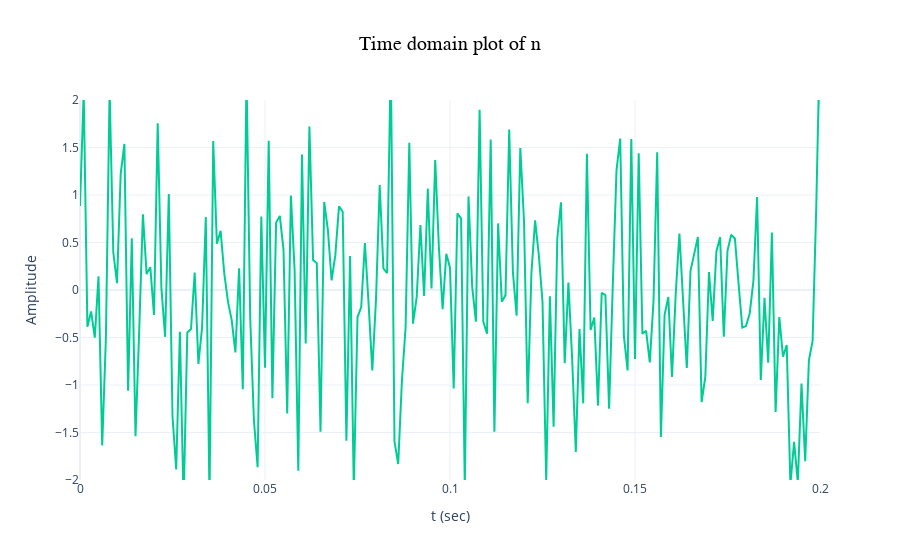
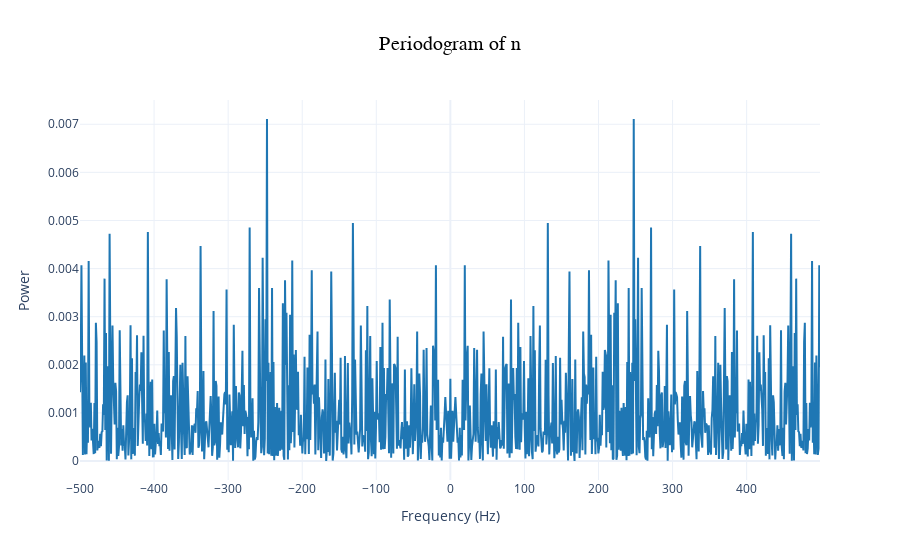
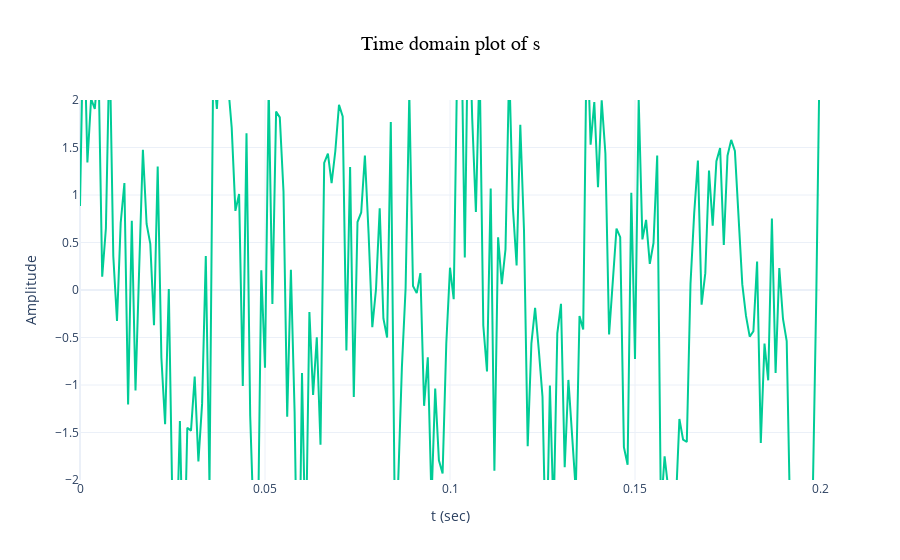
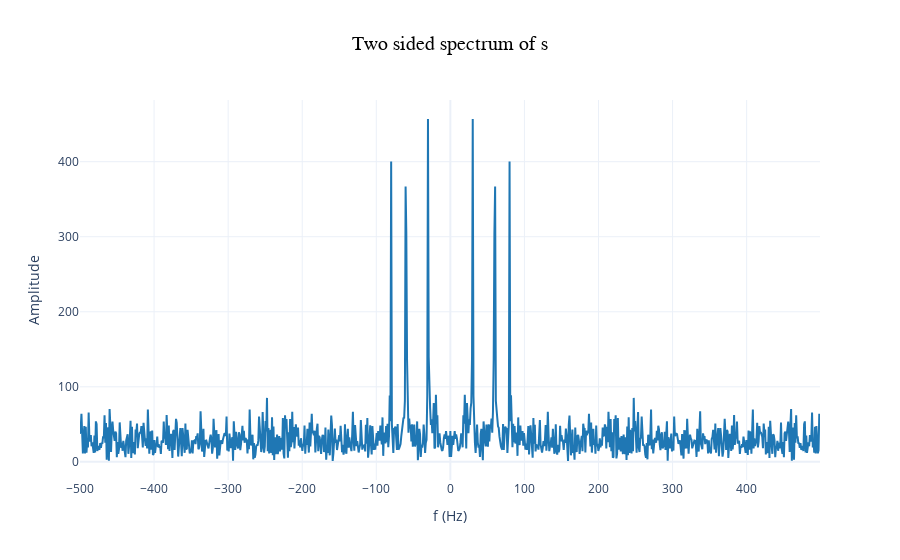

The notebook cell these images were saved under, in order:
### Code cell
# Part 2 Προσθέστε θόρυβο στο σήμα

# Συμπληρώστε τον κώδικα για τη δημιουργία του σήματος θορύβου n με τη βοήθεια της συνάρτησης randn.
# Το διάνυσμα θορύβου n θα πρέπει να είναι του ίδιου μεγέθους με αυτό της ημιτονοειδούς κυματομορφής x του πρώτου μέρους.
# Σχεδιάστε το σήμα θορύβου στο διάστημα από 0 έως 0.2 sec και κλίμακα σε από -2 έως 2.
# Υπολογίστε το περιοδόγραμμα του n και σχεδιάστε την πυκνότητα φάσματος ισχύος του σήματος θορύβου.
# Προσθέστε το σήμα θορύβου και το x για να λάβετε το σήμα με θόρυβο s.
# Σχεδιάσατε το σήμα με θόρυβο s στο πεδίο του χρόνου στην περιοχή 0 έως 0.2 sec 
# και κλίμακα από -2 έως 2 καθώς και το αμφίπλευρο φάσμα του.

rand_n = np.random.randn(np.size(x))

fig = go.Figure()
fig.add_trace(go.Scatter(x=t, y=rand_n, mode='lines', line=dict(color='#00CC96')))
fig.update_layout(title='Time domain plot of n', title_x=0.5, title_font=dict(size=20, color='black', family="Arial, sans-serif"),
                  xaxis_title='t (sec)',
                  xaxis_range=[0, 0.2],
                  yaxis_title='Amplitude',
                  yaxis_range=[-2, 2],
                  template='plotly_white')
fig.show()

# Correction for N calculation using bitwise operator
N = 2^nextpow2(L)
Fo = Fs/N
f = (np.arange(0, N)) * Fo
f_shifted = f - Fs/2
rand_N = np.fft.fft(rand_n, N)
rand_N = np.fft.fftshift(rand_N)
power_n = np.multiply(rand_N, np.conj(rand_N)) / N / L

fig = go.Figure()
fig.add_trace(go.Scatter(x=f_shifted, y=power_n.real, mode='lines', line=dict(color='#1F77B4')))
fig.update_layout(title='Periodogram of n', title_x=0.5, title_font=dict(size=20, color='black', family="Arial, sans-serif"),
                  xaxis_title='Frequency (Hz)',
                  yaxis_title='Power',
                  template='plotly_white')
fig.show()

s = x + rand_n

fig = go.Figure()
fig.add_trace(go.Scatter(x=t, y=s, mode='lines', line=dict(color='#00CC96')))
fig.update_layout(title='Time domain plot of s', title_x=0.5, title_font=dict(size=20, color='black', family="Arial, sans-serif"),
                  xaxis_title='t (sec)',
                  xaxis_range=[0, 0.2],
                  yaxis_title='Amplitude',
                  yaxis_range=[-2, 2],
                  template='plotly_white')
fig.show()

S = np.fft.fft(s, N)
S = np.fft.fftshift(S)

fig = go.Figure()
fig.add_trace(go.Scatter(x=f_shifted, y=np.abs(S), mode='lines', line=dict(color='#1F77B4')))
fig.update_layout(title='Two sided spectrum of s', title_x=0.5, title_font=dict(size=20, color='black', family="Arial, sans-serif"),
                  xaxis_title='f (Hz)',
                  yaxis_title='Amplitude',
                  template='plotly_white')
fig.show()

### Figure 1 — Plotly figure (JSON) as saved in the notebook; plotly's stock layout.template omitted (floating-point values rounded to 4 significant figures; data arrays with more than 128 entries replaced by an {"elided": "..."} marker saying what was removed)
{"data": [{"line": {"color": "#00CC96"}, "mode": "lines", "type": "scatter", "x": {"elided": "999 float values"}, "y": {"elided": "999 float values"}}], "layout": {"title": {"font": {"color": "black", "family": "Arial, sans-serif", "size": 20}, "text": "Time domain plot of n", "x": 0.5}, "xaxis": {"range": [0, 0.2], "title": {"text": "t (sec)"}}, "yaxis": {"range": [-2, 2], "title": {"text": "Amplitude"}}}}

### Figure 2 — Plotly figure (JSON) as saved in the notebook; plotly's stock layout.template omitted (floating-point values rounded to 4 significant figures; data arrays with more than 128 entries replaced by an {"elided": "..."} marker saying what was removed)
{"data": [{"line": {"color": "#1F77B4"}, "mode": "lines", "type": "scatter", "x": {"elided": "1026 float values"}, "y": {"elided": "1026 float values"}}], "layout": {"title": {"font": {"color": "black", "family": "Arial, sans-serif", "size": 20}, "text": "Periodogram of n", "x": 0.5}, "xaxis": {"title": {"text": "Frequency (Hz)"}}, "yaxis": {"title": {"text": "Power"}}}}

### Figure 3 — Plotly figure (JSON) as saved in the notebook; plotly's stock layout.template omitted (floating-point values rounded to 4 significant figures; data arrays with more than 128 entries replaced by an {"elided": "..."} marker saying what was removed)
{"data": [{"line": {"color": "#00CC96"}, "mode": "lines", "type": "scatter", "x": {"elided": "999 float values"}, "y": {"elided": "999 float values"}}], "layout": {"title": {"font": {"color": "black", "family": "Arial, sans-serif", "size": 20}, "text": "Time domain plot of s", "x": 0.5}, "xaxis": {"range": [0, 0.2], "title": {"text": "t (sec)"}}, "yaxis": {"range": [-2, 2], "title": {"text": "Amplitude"}}}}

### Figure 4 — Plotly figure (JSON) as saved in the notebook; plotly's stock layout.template omitted (floating-point values rounded to 4 significant figures; data arrays with more than 128 entries replaced by an {"elided": "..."} marker saying what was removed)
{"data": [{"line": {"color": "#1F77B4"}, "mode": "lines", "type": "scatter", "x": {"elided": "1026 float values"}, "y": {"elided": "1026 float values"}}], "layout": {"title": {"font": {"color": "black", "family": "Arial, sans-serif", "size": 20}, "text": "Two sided spectrum of s", "x": 0.5}, "xaxis": {"title": {"text": "f (Hz)"}}, "yaxis": {"title": {"text": "Amplitude"}}}}
